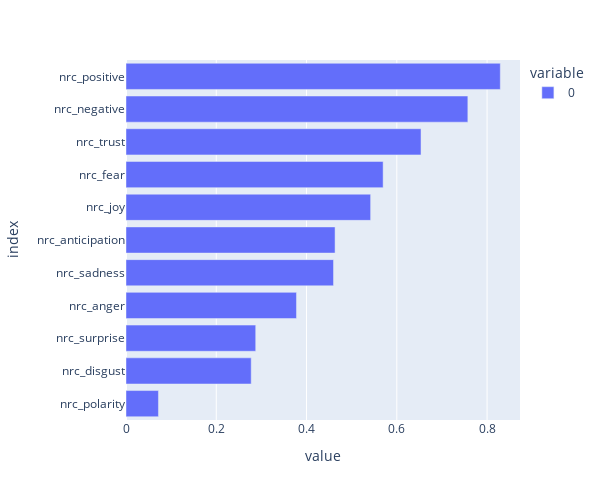

The notebook cell saved with this chart:
### Code cell
px.bar(chap_sent.DOC.sents[nrc_cols].T.dracula.sum(1).sort_values(), orientation='h', height=500, width=600)

### Figure 1 — Plotly figure (JSON) as saved in the notebook; plotly's stock layout.template omitted (floating-point values rounded to 4 significant figures)
{"data": [{"alignmentgroup": "True", "hovertemplate": "variable=0<br>value=%{x}<br>index=%{y}<extra></extra>", "legendgroup": "0", "marker": {"color": "#636efa", "pattern": {"shape": ""}}, "name": "0", "offsetgroup": "0", "orientation": "h", "showlegend": true, "textposition": "auto", "type": "bar", "x": [0.07189, 0.2774, 0.2874, 0.3777, 0.4598, 0.4632, 0.542, 0.5697, 0.6536, 0.7574, 0.8293], "xaxis": "x", "y": ["nrc_polarity", "nrc_disgust", "nrc_surprise", "nrc_anger", "nrc_sadness", "nrc_anticipation", "nrc_joy", "nrc_fear", "nrc_trust", "nrc_negative", "nrc_positive"], "yaxis": "y"}], "layout": {"barmode": "relative", "height": 500, "legend": {"title": {"text": "variable"}, "tracegroupgap": 0}, "margin": {"t": 60}, "width": 600, "xaxis": {"anchor": "y", "autorange": true, "domain": [0, 1], "range": [0, 0.873], "title": {"text": "value"}, "type": "linear"}, "yaxis": {"anchor": "x", "autorange": true, "domain": [0, 1], "range": [-0.5, 10.5], "title": {"text": "index"}, "type": "category"}}}
